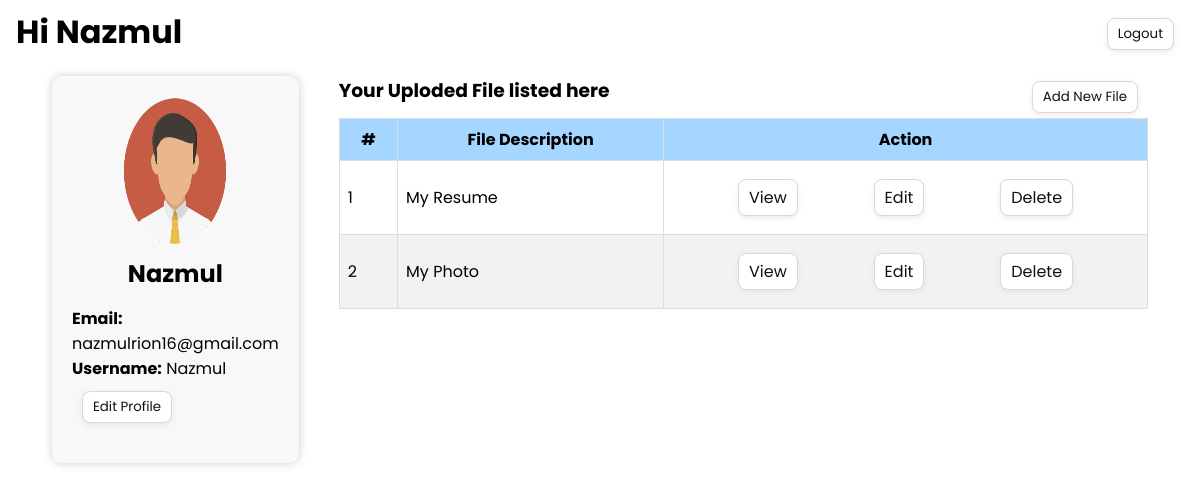
The app's page /profilePage.php (signed in), older data.
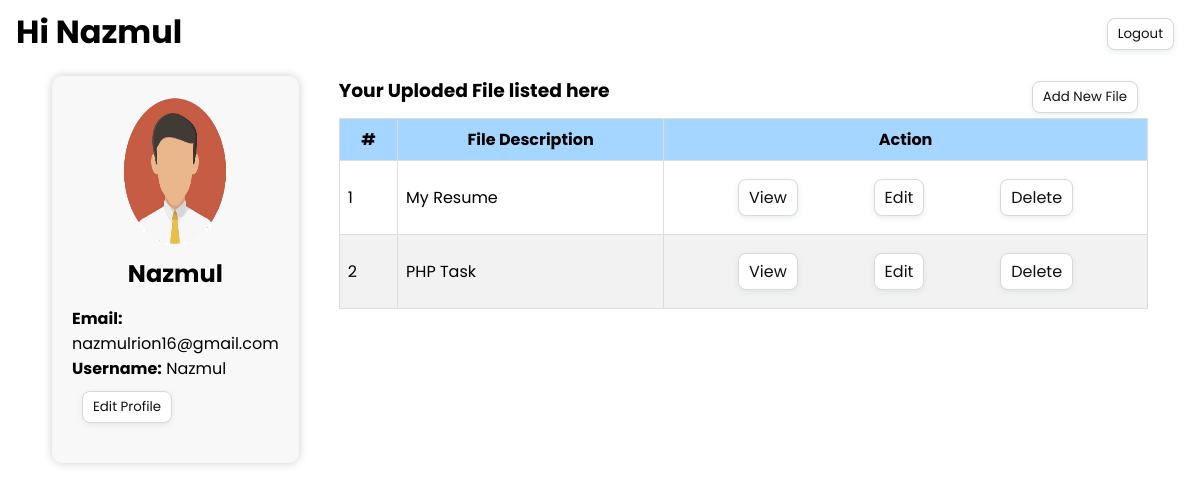
The same page, newer data.
### tables this page shows
CREATE TABLE `userfile` (
  `id` int(11) NOT NULL,
  `userid` int(11) NOT NULL,
  `filedescription` varchar(255) NOT NULL,
  `path` varchar(255) NOT NULL
);

### FileListSection.php (the view, shortened to what this page needs)
<?php
include("./Handler/config.php");
$userID = $_SESSION['user_id'];
$sql = "SELECT * FROM userfile WHERE userid = $userID";
$result = mysqli_query($con, $sql);
?>
<h3>Your Uploded File listed here</h3>
<table>
    <thead>
        <tr>
            <th>#</th>
            <th>File Description</th>
            <th>Action</th>
        </tr>
    </thead>
    <tbody>
        <tr>
            <?php
            $serial = 0;
            while ($fileResult = mysqli_fetch_assoc($result)) {
                $serial = $serial + 1;
                echo " <td>" . $serial . "</td>";
                echo "<td>" . $fileResult['filedescription'] . "</td>";
            ?>
                <td>
                    <div class="action-container">
                        <a onClick='viewFile("<?php echo ($fileResult['path']); ?>","<?php echo ($fileResult['filedescription']); ?>")' class="view-btn">View</a>
                        <a onClick='editFieldSetting("<?php echo ($fileResult['id']); ?>","<?php echo ($fileResult['path']); ?>","<?php echo ($fileResult['filedescription']); ?>")' class="edit-btn">Edit</a>
                        <a onClick='return checkDelete()' class="del-btn" href='./Handler/userFileHandle.php?delId=<?php echo ($fileResult['id']); ?>&filePath=<?php echo ($fileResult['path']); ?>'>Delete</a>
                    </div>
                </td>
        </tr>
    <?php
            }
    ?>
    </tbody>
</table>

### profilePage.php (shortened to what this page needs)
<!DOCTYPE html>
<html lang="en">
<head>
    <link rel="stylesheet" type="text/css" href="./css/profilePage.css">
</head>
<body>
    <div class="nav-container">
        <h1>Hi <?php echo $_SESSION['username'] ?></h1>
        <form action="./Handler/logout.php" method="POST">
            <button class="del-btn" type="submit" name="logout">Logout</button>
        </form>
    </div>
    <div class="container">
        <section class="section1">
            <div class="profile-card">
                <img src="./image/avatar.png" alt="Profile Picture">
                <h2> <?php echo $_SESSION['username'] ?></h2>
                <div id="view-profile" class="view-profile">
                    <p><b>Email:</b> <?php echo $_SESSION['email'] ?></p>
                    <p><b>Username:</b> <?php echo $_SESSION['username'] ?></p>
                    <button onClick="editProfile()" id="edit-profile-btn" class="edit-btn">Edit Profile</button>
                </div>
                    <?php include("./editProfileSection.php") ?>
        </section>
        <section class="section2">
            <button onClick="addFileBtnEvent()" id="add-file-btn" style="float: right; margin:5px 10px">Add New
                File</button>
            <div id="file-list" class="file-list">
                <?php include("./FileListSection.php") ?>
            </div>
        </section>
    </div>
</body>
</html>

### css/profilePage.css (style rules this page uses)
* { margin: 0; padding: 0; box-sizing: border-box; font-family: 'Poppins', sans-serif; }
body { height: 100vh; }
.nav-container { display: flex; justify-content: space-between; padding: 0.5rem 1rem; }
.container { display: flex; justify-content: flex-start; padding: 0.5rem 2rem; }
.section1, .section2 { margin: 0 20px; }
.section2 { margin: 0 20px; width: 100%; }
h3 { margin-right: 1.5rem; }
.profile-card { display: flex; flex-direction: column; align-items: center; padding: 20px; background-color: #f8f8f8; box-shadow: 0 0 10px rgba(0, 0, 0, 0.2); border-radius: 10px; max-width: 400px; }
.profile-card img { width: 150px; height: 150px; border-radius: 10%; margin-bottom: 10px; }
.profile-card h2 { font-size: 24px; margin-bottom: 5px; }
.view-profile { margin: 10px 0; }
table { border-collapse: collapse; width: 100%; }
td, th { border: 1px solid #dddddd; text-align: left; padding: 8px; }
th { background-color: rgb(165, 214, 255); color: black; text-align: center; }
.action-container { display: flex; justify-content: space-evenly; }
.view-btn, .del-btn, .edit-btn, button { padding: 5px 10px; margin: 10px; background-color: #fff; border: 1px solid #d5d9d9; border-radius: 8px; box-shadow: rgba(213, 217, 217, .5) 0 2px 5px 0; box-sizing: border-box; color: #0f1111; cursor: pointer; text-decoration: none; }

Row changes from the older to the newer data that the page shows:
removed userfile: filedescription "My Photo"
added userfile: filedescription "PHP Task"
